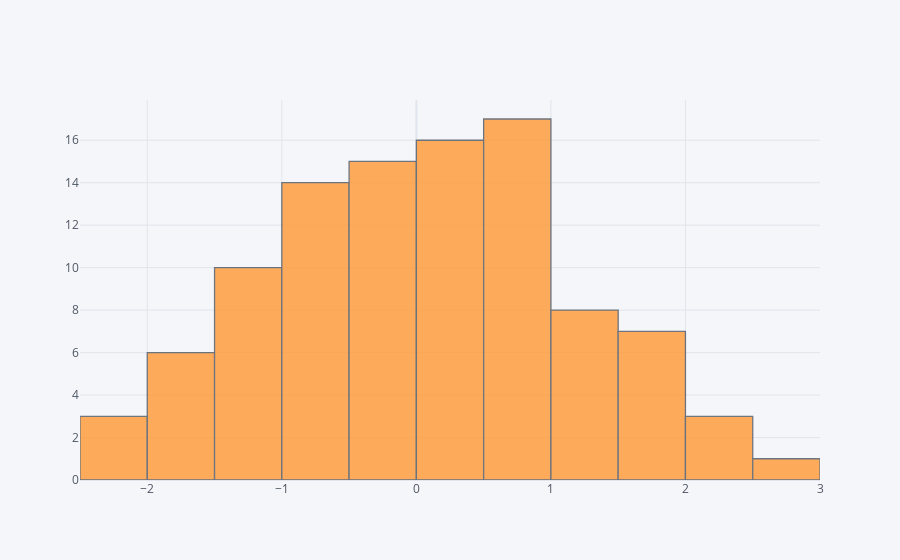

The code cell stored with this chart in its notebook:
### Markdown cell above
## histogram

### Code cell
df['A'].iplot(kind='hist',bins=25)

### Figure 1 — Plotly figure (JSON) as saved in the notebook; plotly's stock layout.template omitted (floating-point values rounded to 4 significant figures)
{"data": [{"histfunc": "count", "histnorm": "", "marker": {"color": "rgba(255, 153, 51, 1.0)", "line": {"color": "#4D5663", "width": 1.3}}, "name": "A", "nbinsx": 25, "opacity": 0.8, "orientation": "v", "type": "histogram", "x": [0.6755, 0.5676, 0.1329, 1.56, 0.2016, -0.1704, 1.638, 0.596, -1.397, -0.4175, -1.462, -0.4418, -0.9396, -0.1383, -0.885, 1.85, -0.567, -0.4512, -1.366, -2.22, 0.3537, 0.8012, 0.9159, -0.1009, 0.5197, 0.5423, -0.5888, -0.6522, -0.3603, -0.9553, -2.285, 0.4519, 1.884, 1.134, 0.1837, -1.024, -1.654, 0.3217, 1.22, 2.93, -0.8172, -1.651, 0.2345, 0.3663, -1.411, -1.089, 1.413, -1.704, 0.03122, -0.3277, 0.6663, -1.325, -0.1765, 0.5132, 0.6255, -0.9504, -0.3806, -1.611, 0.3139, 1.23, 2.061, 1.724, -0.7228, 0.9431, -2.011, -0.959, 1.293, 1.173, 1.001, 0.07797, -0.4988, 0.9764, -0.01411, 1.543, -1.092, 0.4783, 0.2753, -1.97, 2.053, -0.5356, 0.7545, 0.2863, -1.403, 0.9342, 0.5625, 1.145, 0.08961, -0.4817, -0.6319, 2.343, -0.5589, 0.7942, -0.6152, 0.8544, 0.413, 1.613, -0.1968, -0.2252, -1.101, -1.904]}], "layout": {"barmode": "overlay", "legend": {"bgcolor": "#F5F6F9", "font": {"color": "#4D5663"}}, "paper_bgcolor": "#F5F6F9", "plot_bgcolor": "#F5F6F9", "title": {"font": {"color": "#4D5663"}}, "xaxis": {"gridcolor": "#E1E5ED", "showgrid": true, "tickfont": {"color": "#4D5663"}, "title": {"font": {"color": "#4D5663"}, "text": ""}, "zerolinecolor": "#E1E5ED"}, "yaxis": {"gridcolor": "#E1E5ED", "showgrid": true, "tickfont": {"color": "#4D5663"}, "title": {"font": {"color": "#4D5663"}, "text": ""}, "zerolinecolor": "#E1E5ED"}}}
